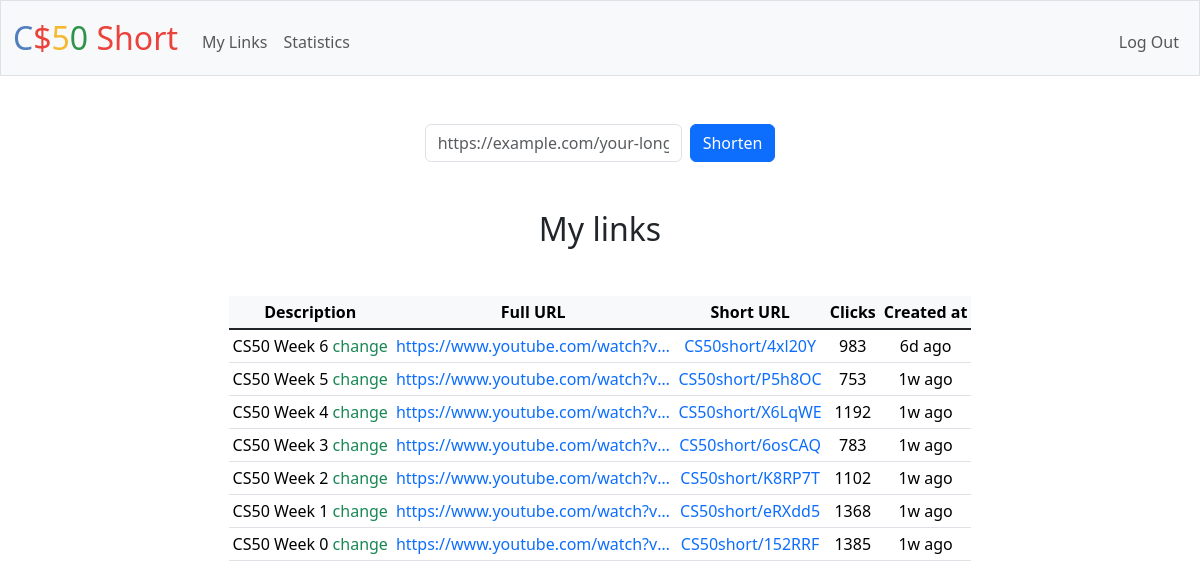
Page / (signed in) on the earlier database version.
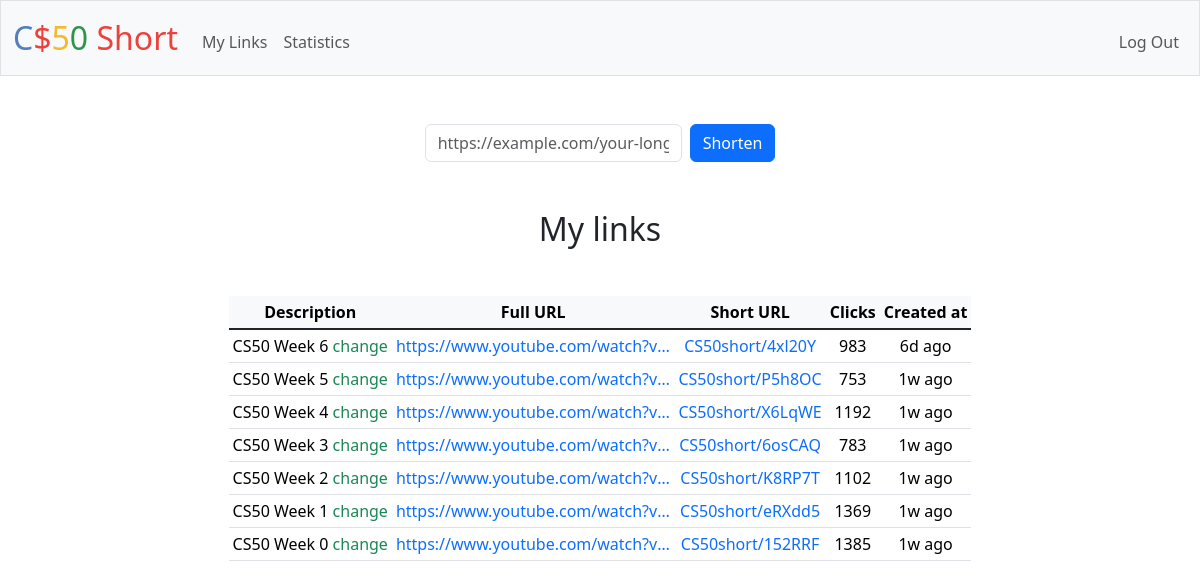
Same page on the later database version.
### tables this page shows
CREATE TABLE click_counters (
link_id INTEGER PRIMARY KEY,
clicks INTEGER NOT NULL DEFAULT 0,

FOREIGN KEY(link_id) REFERENCES links(id)
);

CREATE TABLE links(
id INTEGER PRIMARY KEY AUTOINCREMENT NOT NULL,
user_id INTEGER NOT NULL,
description TEXT,
f_url TEXT NOT NULL,
s_url TEXT UNIQUE NOT NULL,
created_at TEXT NOT NULL DEFAULT(datetime('now')),

FOREIGN KEY(user_id) REFERENCES users(id)
);

### app.py (the view)
@app.route("/")
@login_required
def home():
    db = get_db()
    cursor = db.cursor()
    query = """
    SELECT links.id, links.description, links.f_url, links.s_url, links.created_at, click_counters.clicks
    FROM links
    LEFT JOIN click_counters ON click_counters.link_id = links.id
    WHERE user_id = ?
    ORDER BY links.created_at DESC
    """
    links = cursor.execute(query, (session["user_id"],)).fetchall()
    cursor.close()
    return render_template("index.html", links=links)

### app.py (called while the page is built)
@app.teardown_appcontext
def close_connection(exception):
    db = getattr(g, '_database', None)
    if db is not None:
        db.close()

### helpers.py (called while the page is built)
def login_required(f):
    @wraps(f)
    def decorated_function(*args, **kwargs):
        if session.get("user_id") is None:
            return redirect("/login")
        return f(*args, **kwargs)
    return decorated_function

### sqlite.py (called while the page is built)
def get_db():
    db = getattr(g, '_database', None)
    if db is None:
        db = g._database = sqlite3.connect(DATABASE)
    db.row_factory = sqlite3.Row
    return db

### templates/index.html (shortened to what this page needs)
{% extends "layout.html" %}
{% block main %}
<div class="w-100 mb-5">
  <form action="/short" method="post" class="d-flex align-items-center justify-content-center gap-2">
    <div>
      <input type="text" name="f_url" class="form-control w-100" autofocus autocomplete="off" required placeholder="https://example.com/your-long-url">
    </div>
    <button type="submit" class="btn btn-primary">Shorten</button>
  </form>
</div>
{% if links %}
<h2 class="mb-5">My links</h2>
<div class="table-responsive">
  <table class="table table-sm" style="width: fit-content; margin: 0 auto;">
    <thead class="table-light">
      <tr>
        <th>Description</th>
        <th>Full URL</th>
        <th>Short URL</th>
        <th>Clicks</th>
        <th>Created at</th>
      </tr>
    </thead>
    <tbody class="table-group-divider">
      {% for l in links %}
      <tr>
        <td>
          {% if l.description == None %}
          <a class="link-success link-underline-opacity-0 cursor-pointer"
            id="{{ l.id }}"
            data-bs-toggle="modal"
            data-bs-target="#alter-description"
            data-link="description"
            style="cursor: pointer"
          >Add description</a>
          {% else %}
          {{ l.description }}
          <a class="link-success link-underline-opacity-0 cursor-pointer"
            id="{{ l.id }}"
            data-bs-toggle="modal"
            data-bs-target="#alter-description"
            data-link="description"
            style="cursor: pointer"
          >change</a>
          {% endif %}
        </td>
        <td><a style="max-width: 30ch" class="d-block link-primary link-underline-opacity-0 text-truncate" href="{{ l.f_url }}" target="_blank">{{ l.f_url }}</a></td>
        <td><a class="link-primary link-underline-opacity-0" href="/{{ l.s_url }}" target="_blank">CS50short/{{ l.s_url }}</a></td>
        <td>
          {% if l.clicks == None %}
          0
          {% else %}
          {{ l.clicks }}
          {% endif %}
        </td>
        <td class="created-at" data-time="{{ l.created_at }}"></td>
      </tr>
      {% endfor %}
    </tbody>
  </table>
</div>
{% endif %}
{% endblock %}

### templates/layout.html (shortened to what this page needs)
<!DOCTYPE html>
<html lang="en">
  <head>
    <link href="https://cdn.jsdelivr.net/npm/bootstrap@5.3.7/dist/css/bootstrap.min.css" rel="stylesheet">
    <link href="/static/styles.css" rel="stylesheet">
  </head>
  <body>
    <nav class="bg-light border navbar navbar-expand-md navbar-light">
      <div class="container-fluid">
        <a class="navbar-brand" href="/"><span class="blue">C</span><span class="red">$</span><span class="yellow">5</span><span class="green">0</span> <span class="red">Short</span></a>
        <div class="collapse navbar-collapse" id="navbar">
          {% if session["user_id"] %}
          <ul class="navbar-nav me-auto mt-2">
            <li class="nav-item"><a class="nav-link" href="/">My Links</a></li>
            <li class="nav-item"><a class="nav-link" href="/statistics">Statistics</a></li>
          </ul>
          <ul class="navbar-nav ms-auto mt-2">
            <li class="nav-item"><a class="nav-link" href="/logout">Log Out</a></li>
          </ul>
          {% else %}
          <ul class="navbar-nav ms-auto mt-2">
            <li class="nav-item"><a class="nav-link" href="/register">Register</a></li>
            <li class="nav-item"><a class="nav-link" href="/login">Log In</a></li>
          </ul>
          {% endif %}
        </div>
      </div>
    </nav>
    <main class="container py-5 text-center">
      {% block main %}{% endblock %}
    </main>
  </body>
</html>

### static/styles.css (style rules this page uses)
nav .navbar-brand { font-size: xx-large; }
nav .navbar-brand .blue { color: #537fbe; }
nav .navbar-brand .red { color: #ea433b; }
nav .navbar-brand .yellow { color: #f5b82e; }
nav .navbar-brand .green { color: #2e944b; }
table, th, td { white-space: nowrap; }

Differences in the rows shown:
changed click_counters "CS50 Week 1": clicks "1368" → "1369"
